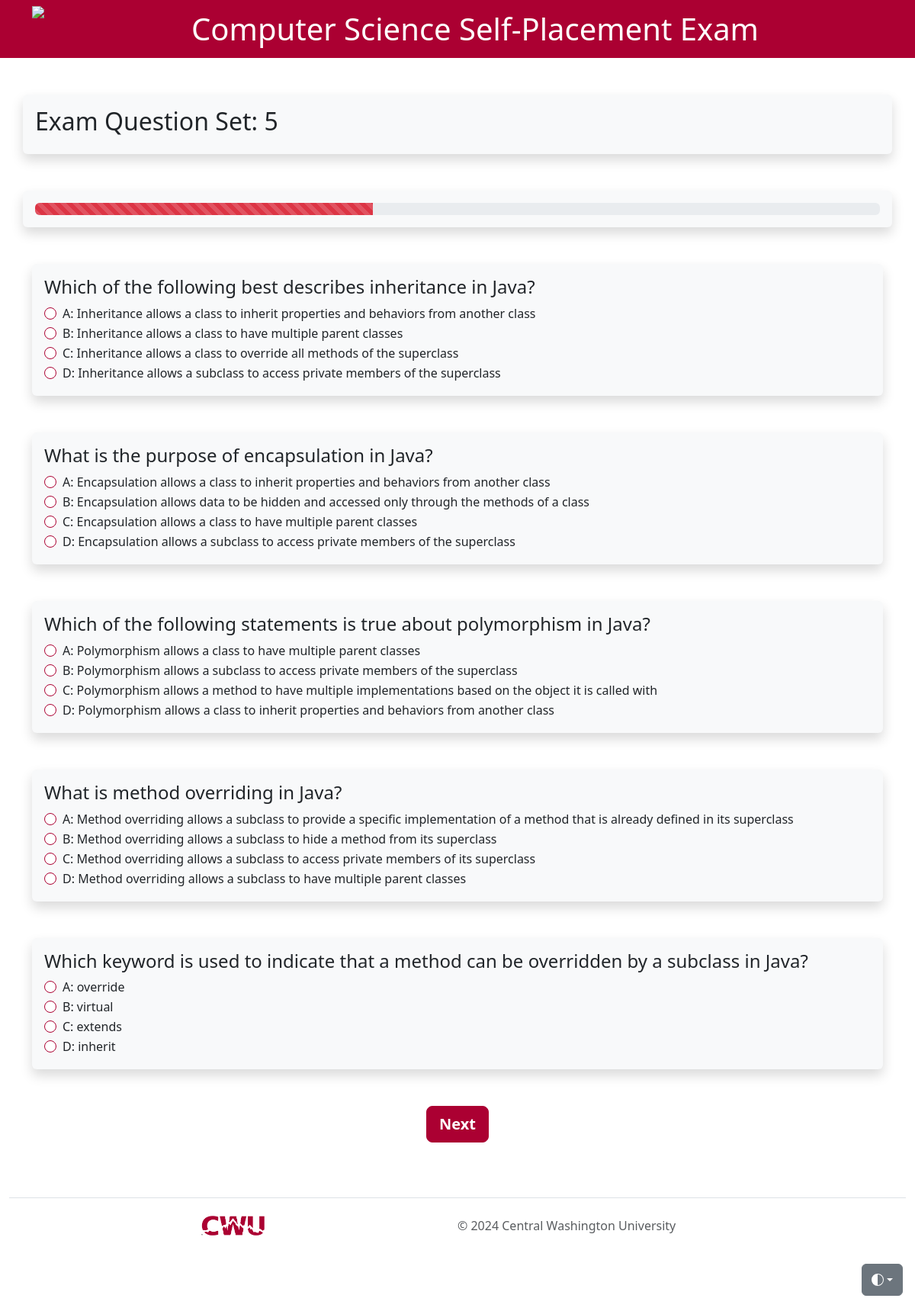
The app's page /QuizCore/CS111Q2.php with its own data.
### tables this page shows
CREATE TABLE IF NOT EXISTS questions(
    question_id INT AUTO_INCREMENT,
    difficulty INT NOT NULL,
    question_body VARCHAR(500) NOT NULL,
    answer_1 VARCHAR(200) NOT NULL,
    answer_2 VARCHAR(200) NOT NULL,
    answer_3 VARCHAR(200) NOT NULL,
    answer_4 VARCHAR(200) NOT NULL,
    question_answer VARCHAR(200) NOT NULL,
    PRIMARY KEY(question_id)
);

### QuizCore/CS111Q2.php (the view, shortened to what this page needs)
<?php
$conn = mysqli_connect($_SESSION['servername'], $_SESSION['username'], $_SESSION['password'], $_SESSION['dbname']);
$select = "SELECT * FROM questions WHERE difficulty = '5'";
$result = $conn->query($select);
require_once 'testheader.php';
require_once 'functions.php';
?>
<div class="container shadow p-3 my-5 bg-body-tertiary rounded">
	<h2>Exam Question Set: 5</h2>
</div>
<?php echo generateProgressBar(40); ?>
<div class="container">
	<form id="Q1" method="post" action="#">
		<?php
		if ($result->num_rows > 0) {
			while ($row = $result->fetch_assoc()) {
				echo '<div class="container shadow p-3 my-5 bg-body-tertiary rounded">';
				echo '<h4>' . $row["question_body"] . '</h4>';
				echo '<div class="form-check">';
				echo '<input class="form-check-input" type="radio" id="'  . $row["question_id"] . '-A" name="' . $row["question_id"] . '" value="' . $row["answer_1"] . '" required>';
				echo '<label class="form-check-label" for="'  . $row["question_id"] . '-A">A: ' . $row["answer_1"] . '</label><br>';
				echo '</div>';
				echo '<div class="form-check">';
				echo '<input class="form-check-input" type="radio" id="'  . $row["question_id"] . '-B" name="' . $row["question_id"] . '" value="' . $row["answer_2"] . '" required>';
				echo '<label class="form-check-label" for="'  . $row["question_id"] . '-B">B: ' . $row["answer_2"] . '</label><br>';
				echo '</div>';
				echo '<div class="form-check">';
				echo '<input class="form-check-input" type="radio" id="'  . $row["question_id"] . '-C" name="' . $row["question_id"] . '" value="' . $row["answer_3"] . '" required>';
				echo '<label class="form-check-label" for="'  . $row["question_id"] . '-C">C: ' . $row["answer_3"] . '</label><br>';
				echo '</div>';
				echo '<div class="form-check">';
				echo '<input class="form-check-input" type="radio" id="'  . $row["question_id"] . '-D" name="' . $row["question_id"] . '" value="' . $row["answer_4"] . '" required>';
				echo '<label class="form-check-label" for="'  . $row["question_id"] . '-D">D: ' . $row["answer_4"] . '</label><br>';
				echo '</div>';
				echo '</div>';
			}
		}
		?>
		<div class="container d-grid gap-2 d-md-grid justify-content-md-center">
			<input type="submit" value="Next" class="btn btn-lg btn-bd-red">
		</div>
	</form>
</div>
<?php
require_once 'testfooter.php';
?>

### QuizCore/testheader.php (style rules this page uses)
html, body { height: 100%; }
.form-check-input { border: var(--bs-border-width) solid #ab0032; }
.btn-bd-red { --bd-violet-bg: #ab0032; --bd-violet-rgb: 112.520718, 44.062154, 249.437846; --bs-btn-font-weight: 600; --bs-btn-color: var(--bs-white); --bs-btn-bg: var(--bd-violet-bg); --bs-btn-border-color: var(--bd-violet-bg); --bs-btn-hover-color: var(--bs-white); --bs-btn-hover-bg: #ab0033d1; --bs-btn-hover-border-color: #b0033d1; --bs-btn-focus-shadow-rgb: var(--bd-violet-rgb); --bs-btn-active-color: var(--bs-btn-hover-color); --bs-btn-active-bg: #ab0033c0; --bs-btn-active-border-color: #ab0033c0; }

### records on screen
questions: question_body "Which of the following best describes inheritance in Java?", answer_1 "Inheritance allows a class to inherit properties and behaviors from another class", answer_2 "Inheritance allows a class to have multiple parent classes", answer_3 "Inheritance allows a class to override all methods of the superclass", answer_4 "Inheritance allows a subclass to access private members of the superclass"
questions: question_body "What is the purpose of encapsulation in Java?", answer_1 "Encapsulation allows a class to inherit properties and behaviors from another class", answer_2 "Encapsulation allows data to be hidden and accessed only through the methods of a class", answer_3 "Encapsulation allows a class to have multiple parent classes", answer_4 "Encapsulation allows a subclass to access private members of the superclass"
questions: question_body "Which of the following statements is true about polymorphism in Java?", answer_1 "Polymorphism allows a class to have multiple parent classes", answer_2 "Polymorphism allows a subclass to access private members of the superclass", answer_3 "Polymorphism allows a method to have multiple implementations based on the object it is called with", answer_4 "Polymorphism allows a class to inherit properties and behaviors from another class"
questions: question_body "What is method overriding in Java?", answer_1 "Method overriding allows a subclass to provide a specific implementation of a method that is already defined in its superclass", answer_2 "Method overriding allows a subclass to hide a method from its superclass", answer_3 "Method overriding allows a subclass to access private members of its superclass", answer_4 "Method overriding allows a subclass to have multiple parent classes"
questions: question_body "Which keyword is used to indicate that a method can be overridden by a subclass in Java?", answer_1 "override", answer_2 "virtual", answer_3 "extends", answer_4 "inherit"
